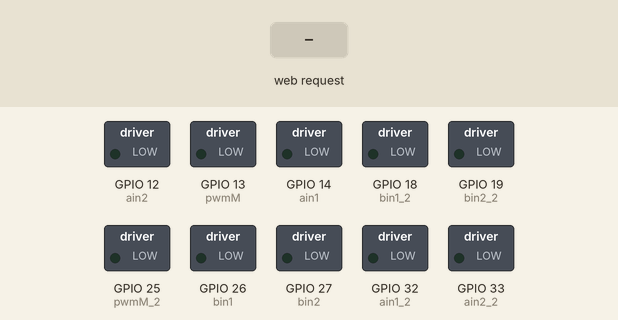
Recording of a sketch running on a simulated ESP32. Shown: switched loads named in the sketch (green lamp = pin HIGH). Inputs (shaded band) come from the test bench. WiFi joins after 1.5 s; servers stay silent unless stated; what the sketch prints to the serial monitor is not drawn.

Above: at 2.7 s.
2.8 s: HTTP request GET /startMove?direction=forward received
At 3.1 s:
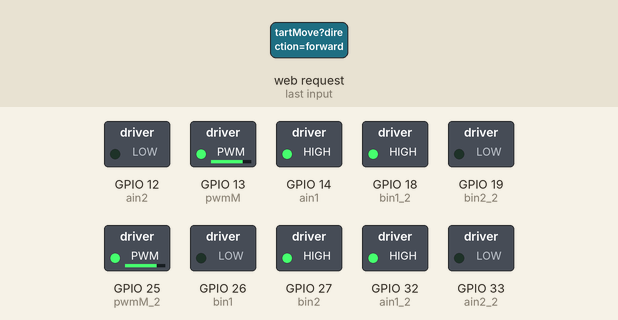
4.3 s: HTTP request GET /startMove?direction=backward received
At 5.4 s:
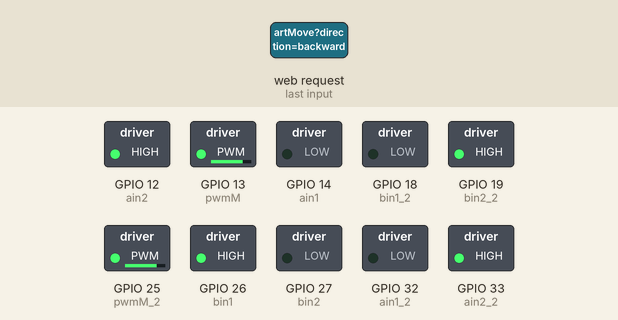
5.8 s: HTTP request GET /startMove?direction=right received
At 6.6 s:
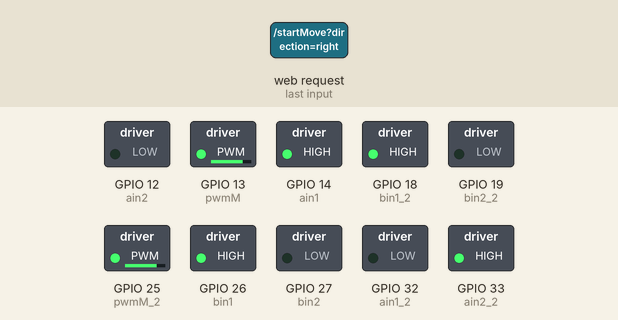
7.3 s: HTTP request GET /startMove?direction=left received
At 7.7 s:
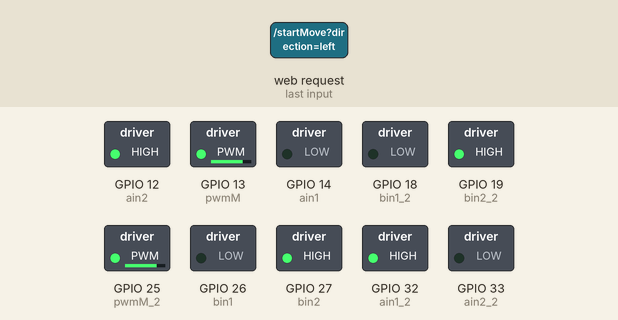
Timing chart, 0 to 9.8 s (numbered marks = the images above; inputs shaded):
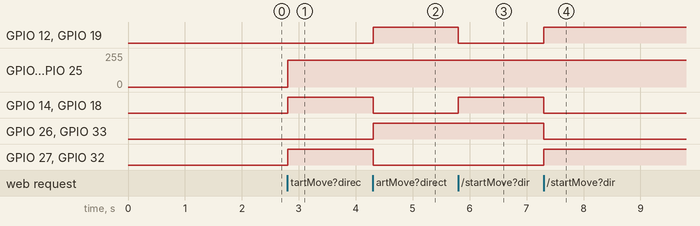

The sketch:

ESP32_WiFI.ino
```cpp
#include <WiFi.h>
#include <ESPAsyncWebServer.h>

// Wi-Fi credentials
const char *ssid = "";
const char *password = "";

// Motor control pins
#define ain1 14  // Front wheelss
#define ain2 12  // Front wheels
#define bin1 26  // Back wheels
#define bin2 27  // Back wheels
#define pwmM 13
#define pwmM_2 25

#define ain1_2 32  // Front wheels
#define ain2_2 33  // Front wheels
#define bin1_2 18  // Back wheels
#define bin2_2 19  // Back wheels

// Fixed speed for the motors
const int fixedSpeed = 200;

// Create AsyncWebServer object
AsyncWebServer server(80);

void setMotorSpeed(int speed) {
  analogWrite(pwmM, speed);
  analogWrite(pwmM_2, speed);
}

void stopMotors() {
  digitalWrite(ain1, LOW);
  digitalWrite(ain2, LOW);
  digitalWrite(bin1, LOW);
  digitalWrite(bin2, LOW);

  digitalWrite(ain1_2, LOW);
  digitalWrite(ain2_2, LOW);
  digitalWrite(bin1_2, LOW);
  digitalWrite(bin2_2, LOW);
  setMotorSpeed(0);
}

void setup() {
  Serial.begin(115200);

  // Initialize Wi-Fi
  WiFi.begin(ssid, password);
  while (WiFi.status() != WL_CONNECTED) {
    delay(500);
    Serial.print(".");
  }
  Serial.println("Connected to Wi-Fi");
  Serial.print("IP Address: ");
  Serial.println(WiFi.localIP());

  // Initialize pins
  pinMode(ain1, OUTPUT);
  pinMode(ain2, OUTPUT);
  pinMode(bin1, OUTPUT);
  pinMode(bin2, OUTPUT);
  pinMode(pwmM, OUTPUT);
  pinMode(pwmM_2, OUTPUT);

  pinMode(ain1_2, OUTPUT);
  pinMode(ain2_2, OUTPUT);
  pinMode(bin1_2, OUTPUT);
  pinMode(bin2_2, OUTPUT);

  stopMotors();

  // Serve HTML page
  server.on("/", HTTP_GET, [](AsyncWebServerRequest *request) {
    String html = "<html><head><style>";
    html += "body { font-family: Arial, sans-serif; text-align: center; background-color: #f0f0f0; margin: 0; padding: 0; height: 100%; overflow: hidden; display: flex; justify-content: center; align-items: center; }";
    html += "h1 { color: #4CAF50; margin-bottom: 20px; user-select: none; }";
    html += ".joystick-container { display: flex; flex-direction: column; align-items: center; justify-content: center; }";
    html += ".button { padding: 20px; border: none; border-radius: 50%; cursor: pointer; background-color: #4CAF50; color: white; font-size: 24px; width: 80px; height: 80px; display: flex; justify-content: center; align-items: center; margin: 10px; }";
    html += ".button:hover { background-color: #45a049; }";
    html += ".button:active { background-color: #388e3c; }";
    html += ".button:focus { outline: none; }";
    html += ".button i { font-size: 40px; }";
    html += ".joystick-container { display: flex; flex-direction: column; align-items: center; justify-content: center; }";
    html += "body { user-select: none; }";
    html += "</style><link rel='stylesheet' href='https://cdnjs.cloudflare.com/ajax/libs/font-awesome/5.15.4/css/all.min.css'></head><body>";
    html += "<h1>Motor Control</h1>";
    html += "<div class='joystick-container'>";
    html += "<button class='button' ontouchstart=\"startMove('forward')\" ontouchend=\"stopMove()\" onmousedown=\"startMove('forward')\" onmouseup=\"stopMove()\"><i class='fas fa-arrow-up'></i></button><br>";
    html += "<div style='display: flex; justify-content: center;'>";
    html += "<button class='button' ontouchstart=\"startMove('left')\" ontouchend=\"stopMove()\" onmousedown=\"startMove('left')\" onmouseup=\"stopMove()\"><i class='fas fa-arrow-left'></i></button>";
    html += "<button class='button' ontouchstart=\"startMove('right')\" ontouchend=\"stopMove()\" onmousedown=\"startMove('right')\" onmouseup=\"stopMove()\"><i class='fas fa-arrow-right'></i></button>";
    html += "</div>";
    html += "<button class='button' ontouchstart=\"startMove('backward')\" ontouchend=\"stopMove()\" onmousedown=\"startMove('backward')\" onmouseup=\"stopMove()\"><i class='fas fa-arrow-down'></i></button><br>";
    html += "</div>";
    html += "<script>";
    html += "function startMove(direction) { fetch('/startMove?direction=' + direction); }";
    html += "function stopMove() { fetch('/stopMove'); }";
    html += "</script>";
    html += "</body></html>";
    request->send(200, "text/html", html);
  });

  server.on("/startMove", HTTP_GET, [](AsyncWebServerRequest *request) {
    if (request->hasParam("direction")) {
      String direction = request->getParam("direction")->value();
      if (direction == "forward") {
        // Front and back wheels forward


        //Back Wheel to the right
        digitalWrite(ain1, HIGH);
        digitalWrite(ain2, LOW);
        //Back Wheel to the left
        digitalWrite(bin1, LOW);
        digitalWrite(bin2, HIGH);
        //Front wheel left
        digitalWrite(ain1_2, HIGH);
        digitalWrite(ain2_2, LOW);
        //Front wheel right
        digitalWrite(bin1_2, HIGH);
        digitalWrite(bin2_2, LOW);


      } else if (direction == "backward") {
        // Front and back wheels backward

        //Back Wheel to the right
        digitalWrite(ain1, LOW);
        digitalWrite(ain2, HIGH);
        //Back Wheel to the left
        digitalWrite(bin1, HIGH);
        digitalWrite(bin2, LOW);
        //Front wheel left
        digitalWrite(ain1_2, LOW);
        digitalWrite(ain2_2, HIGH);
        //Front wheel right
        digitalWrite(bin1_2, LOW);
        digitalWrite(bin2_2, HIGH);
      } else if (direction == "right") {
        // Disable right wheels, enable left wheels
        //Back Wheel to the right
        digitalWrite(ain1, HIGH);
        digitalWrite(ain2, LOW);
        //Back Wheel to the left
        digitalWrite(bin1, HIGH);
        digitalWrite(bin2, LOW);
        //Front wheel left
        digitalWrite(ain1_2, LOW);
        digitalWrite(ain2_2, HIGH);
        //Front wheel right
        digitalWrite(bin1_2, HIGH);
        digitalWrite(bin2_2, LOW);
      } else if (direction == "left") {
        //Back Wheel to the right
        digitalWrite(ain1, LOW);
        digitalWrite(ain2, HIGH);
        //Back Wheel to the left
        digitalWrite(bin1, LOW);
        digitalWrite(bin2, HIGH);
        //Front wheel left
        digitalWrite(ain1_2, HIGH);
        digitalWrite(ain2_2, LOW);
        //Front wheel right
        digitalWrite(bin1_2, LOW);
        digitalWrite(bin2_2, HIGH);
      }
      setMotorSpeed(fixedSpeed);
    }
    request->send(200, "text/plain", "Moving");
  });

  server.on("/stopMove", HTTP_GET, [](AsyncWebServerRequest *request) {
    stopMotors();
    request->send(200, "text/plain", "Stopped");
  });

  server.begin();
}

void loop() {
}
```

Measured:
- after the input at 2.8 s, GPIO 13 (pwmM), GPIO 25 (pwmM_2): 0/255 → 200/255 at once; GPIO 14 (ain1), GPIO 18 (bin1_2), GPIO 27 (bin2), GPIO 32 (ain1_2): LOW → HIGH at once
- after the input at 4.3 s, GPIO 12 (ain2), GPIO 19 (bin2_2), GPIO 26 (bin1), GPIO 33 (ain2_2): LOW → HIGH at once; GPIO 14 (ain1), GPIO 18 (bin1_2), GPIO 27 (bin2), GPIO 32 (ain1_2): HIGH → LOW at once
- after the input at 5.8 s, GPIO 12 (ain2), GPIO 19 (bin2_2): HIGH → LOW at once; GPIO 14 (ain1), GPIO 18 (bin1_2): LOW → HIGH at once
- after the input at 7.3 s, GPIO 12 (ain2), GPIO 19 (bin2_2), GPIO 27 (bin2), GPIO 32 (ain1_2): LOW → HIGH at once; GPIO 14 (ain1), GPIO 18 (bin1_2), GPIO 26 (bin1), GPIO 33 (ain2_2): HIGH → LOW at once
